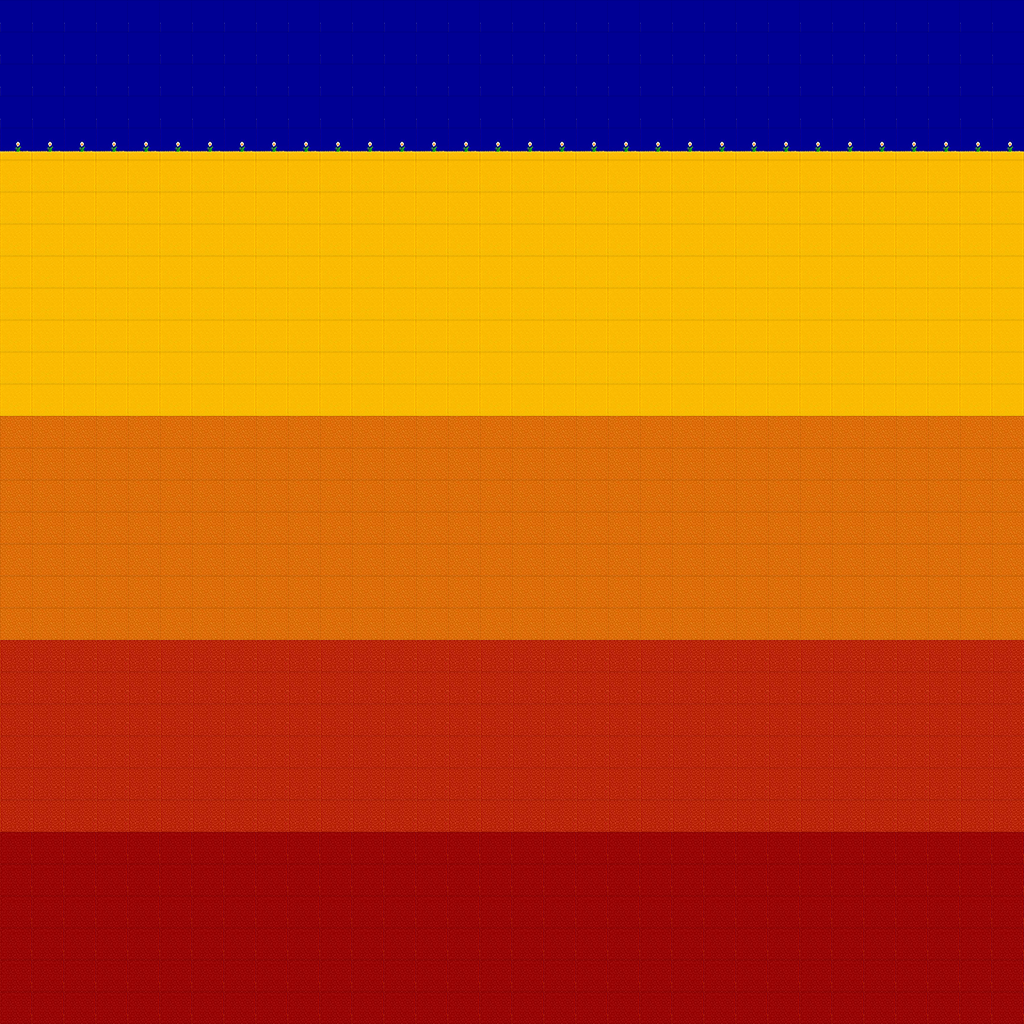

Rendered tile map (Tiled .tmx) drawn with the repository's tilesets; below, a short description and the full map source, tile grids included:
An orthogonal 32x32 tile map with 32x32 px tiles, 1 tile layer (Tile Layer 1).

<map version="1.0" orientation="orthogonal" renderorder="right-down" width="32" height="32" tilewidth="32" tileheight="32" nextobjectid="1">
 <tileset firstgid="1" name="32x32soil" tilewidth="32" tileheight="32" tilecount="6" columns="6">
  <image source="32x32soil.png" width="192" height="32" />
 </tileset>
 <layer name="Tile Layer 1" width="32" height="32">
  <data encoding="csv">
6,6,6,6,6,6,6,6,6,6,6,6,6,6,6,6,6,6,6,6,6,6,6,6,6,6,6,6,6,6,6,6,
6,6,6,6,6,6,6,6,6,6,6,6,6,6,6,6,6,6,6,6,6,6,6,6,6,6,6,6,6,6,6,6,
6,6,6,6,6,6,6,6,6,6,6,6,6,6,6,6,6,6,6,6,6,6,6,6,6,6,6,6,6,6,6,6,
6,6,6,6,6,6,6,6,6,6,6,6,6,6,6,6,6,6,6,6,6,6,6,6,6,6,6,6,6,6,6,6,
5,5,5,5,5,5,5,5,5,5,5,5,5,5,5,5,5,5,5,5,5,5,5,5,5,5,5,5,5,5,5,5,
2,2,2,2,2,2,2,2,2,2,2,2,2,2,2,2,2,2,2,2,2,2,2,2,2,2,2,2,2,2,2,2,
2,2,2,2,2,2,2,2,2,2,2,2,2,2,2,2,2,2,2,2,2,2,2,2,2,2,2,2,2,2,2,2,
2,2,2,2,2,2,2,2,2,2,2,2,2,2,2,2,2,2,2,2,2,2,2,2,2,2,2,2,2,2,2,2,
2,2,2,2,2,2,2,2,2,2,2,2,2,2,2,2,2,2,2,2,2,2,2,2,2,2,2,2,2,2,2,2,
2,2,2,2,2,2,2,2,2,2,2,2,2,2,2,2,2,2,2,2,2,2,2,2,2,2,2,2,2,2,2,2,
2,2,2,2,2,2,2,2,2,2,2,2,2,2,2,2,2,2,2,2,2,2,2,2,2,2,2,2,2,2,2,2,
2,2,2,2,2,2,2,2,2,2,2,2,2,2,2,2,2,2,2,2,2,2,2,2,2,2,2,2,2,2,2,2,
2,2,2,2,2,2,2,2,2,2,2,2,2,2,2,2,2,2,2,2,2,2,2,2,2,2,2,2,2,2,2,2,
1,1,1,1,1,1,1,1,1,1,1,1,1,1,1,1,1,1,1,1,1,1,1,1,1,1,1,1,1,1,1,1,
1,1,1,1,1,1,1,1,1,1,1,1,1,1,1,1,1,1,1,1,1,1,1,1,1,1,1,1,1,1,1,1,
1,1,1,1,1,1,1,1,1,1,1,1,1,1,1,1,1,1,1,1,1,1,1,1,1,1,1,1,1,1,1,1,
1,1,1,1,1,1,1,1,1,1,1,1,1,1,1,1,1,1,1,1,1,1,1,1,1,1,1,1,1,1,1,1,
1,1,1,1,1,1,1,1,1,1,1,1,1,1,1,1,1,1,1,1,1,1,1,1,1,1,1,1,1,1,1,1,
1,1,1,1,1,1,1,1,1,1,1,1,1,1,1,1,1,1,1,1,1,1,1,1,1,1,1,1,1,1,1,1,
1,1,1,1,1,1,1,1,1,1,1,1,1,1,1,1,1,1,1,1,1,1,1,1,1,1,1,1,1,1,1,1,
3,3,3,3,3,3,3,3,3,3,3,3,3,3,3,3,3,3,3,3,3,3,3,3,3,3,3,3,3,3,3,3,
3,3,3,3,3,3,3,3,3,3,3,3,3,3,3,3,3,3,3,3,3,3,3,3,3,3,3,3,3,3,3,3,
3,3,3,3,3,3,3,3,3,3,3,3,3,3,3,3,3,3,3,3,3,3,3,3,3,3,3,3,3,3,3,3,
3,3,3,3,3,3,3,3,3,3,3,3,3,3,3,3,3,3,3,3,3,3,3,3,3,3,3,3,3,3,3,3,
3,3,3,3,3,3,3,3,3,3,3,3,3,3,3,3,3,3,3,3,3,3,3,3,3,3,3,3,3,3,3,3,
3,3,3,3,3,3,3,3,3,3,3,3,3,3,3,3,3,3,3,3,3,3,3,3,3,3,3,3,3,3,3,3,
4,4,4,4,4,4,4,4,4,4,4,4,4,4,4,4,4,4,4,4,4,4,4,4,4,4,4,4,4,4,4,4,
4,4,4,4,4,4,4,4,4,4,4,4,4,4,4,4,4,4,4,4,4,4,4,4,4,4,4,4,4,4,4,4,
4,4,4,4,4,4,4,4,4,4,4,4,4,4,4,4,4,4,4,4,4,4,4,4,4,4,4,4,4,4,4,4,
4,4,4,4,4,4,4,4,4,4,4,4,4,4,4,4,4,4,4,4,4,4,4,4,4,4,4,4,4,4,4,4,
4,4,4,4,4,4,4,4,4,4,4,4,4,4,4,4,4,4,4,4,4,4,4,4,4,4,4,4,4,4,4,4,
4,4,4,4,4,4,4,4,4,4,4,4,4,4,4,4,4,4,4,4,4,4,4,4,4,4,4,4,4,4,4,4
</data>
 </layer>
</map>